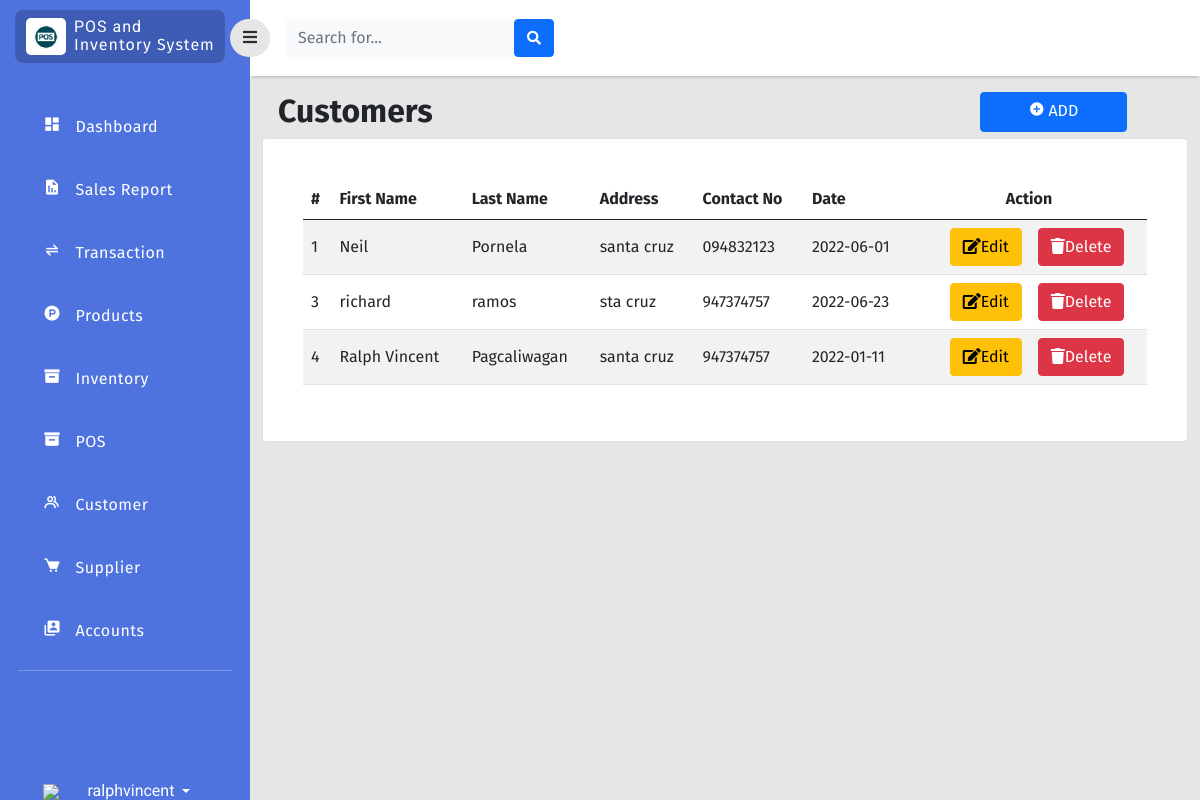
/php/customer.php (signed in), run on an earlier commit of the app's database.
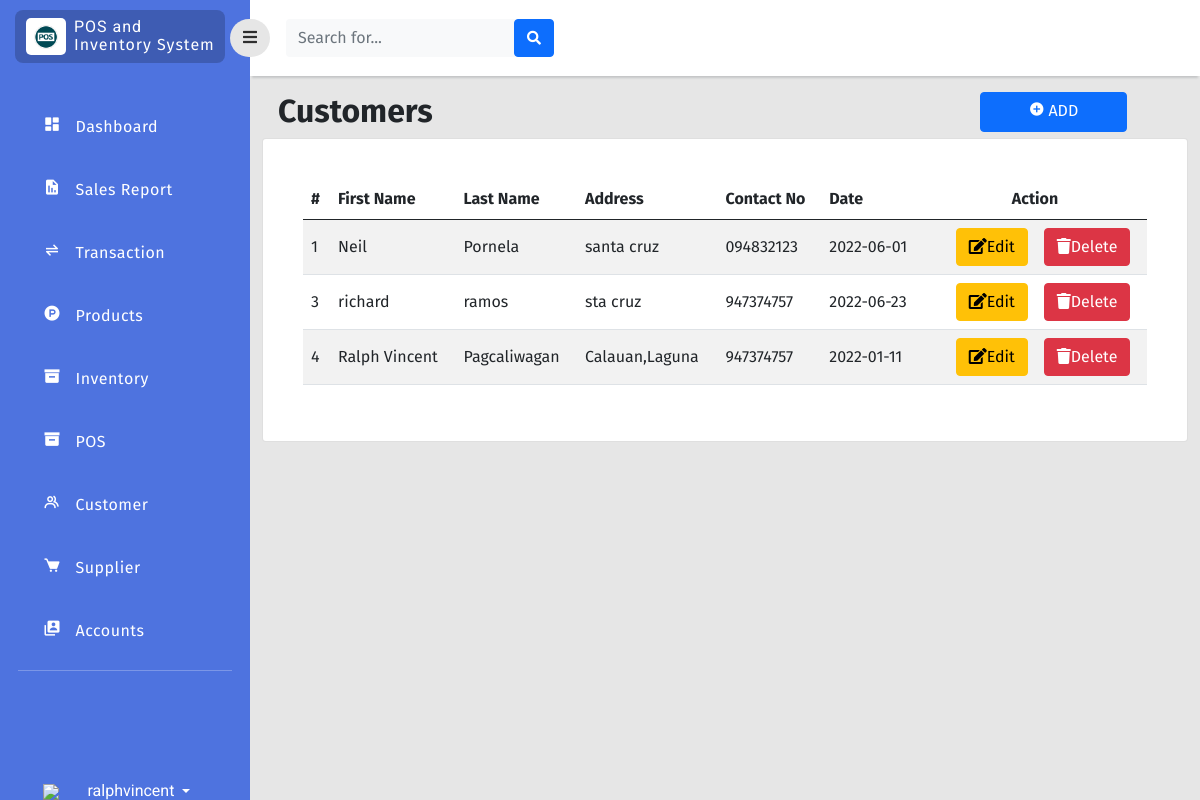
And on a later commit of the database.
### tables this page shows
CREATE TABLE `customers` (
  `customer_id` int(11) NOT NULL,
  `first_name` varchar(255) NOT NULL,
  `last_name` varchar(255) NOT NULL,
  `address` varchar(255) NOT NULL,
  `contact_no` varchar(255) NOT NULL,
  `date_created` date NOT NULL
);

### php/customer.php (the view, shortened to what the changed rows need)
<?php
include 'connection.php';
?>
<!doctype html>
<html lang="en">
  <head>
    <link href="https://cdn.jsdelivr.net/npm/bootstrap@5.0.2/dist/css/bootstrap.min.css" rel="stylesheet"
>
    <link rel="stylesheet" type="text/css" href="../style/dash.css">
    <link
      href="https://cdnjs.cloudflare.com/ajax/libs/font-awesome/5.15.1/css/all.min.css"
      rel="stylesheet"
    />
    <link href='https://unpkg.com/boxicons@2.1.2/css/boxicons.min.css' rel='stylesheet'>
    </head>
    <body>
    <div class="page">
        <div class="content">
            <div class="col py-3 d-flex justify-content-center overflow-auto">
                <div class="container-fluid">
                    <div class="row">
                        <div class="col d-flex justify-content">
                            <br>
                            <div class="w-50">
                                <h2 class="text-dark text-start ps-3 fw-bold ">Customers</h2>
                            </div>
                        </div>
                    </div>
                    <div class="row">
                        <div class="col ">
                            <div class="card">
                                <div class="card-body rounded-3 m-4 table-responsive-lg">
                                    <table class="table table-striped align-middle" id="CustomerTab">
                                        <thead>
                                            <tr>
                                                <th scope="col">#</th>
                                                <th scope="col">First Name</th>
                                                <th scope="col">Last Name</th>
                                                <th scope="col">Address</th>
                                                <th scope="col">Contact No</th>
                                                <th scope="col">Date</th>
                                                <th score="col"style="text-align: center;">Action</th>
                                            </tr>
                                        </thead>
                                        <tbody>
                                            <?php
                                            $query_run = mysqli_query($con,"SELECT * FROM customers");
                                            while ($row=mysqli_fetch_assoc($query_run)) { ?>
                                            <tr>
                                                <td><?php echo $row['customer_id'];  ?></td>
                                                <td><?php echo $row['first_name'];  ?></td>
                                                <td><?php echo $row['last_name'];  ?></td>
                                                <td><?php echo $row['address'];  ?></td>
                                                <td><?php echo $row['contact_no'];  ?></td>
                                                <td><?php echo $row['date_created'];  ?></td>
                                                <td>
                                                    <div class="d-flex flex-row justify-content-center">
                                                        <button class="btn btn-warning editbtn mx-3" data-toggle="modal" type="button"><i class="fas fa-edit" data-toggle="tooltip" title="edit"></i>Edit</button>
                                                    <button class="btn btn-danger deletebtn" data-toggle="modal" type="button"><i class="fas fa-trash" data-toggle="tooltip" title="edit"></i>Delete</button>
                                                    </div>
                                                </td>
                                            </tr>
                                        <?php }  ?>
                                        </tbody>
                                    </table>
                                </div>
                            </div>
                        </div>
                    </div>
                </div>
            </div>
        </div>
    </div>
</body>
</html>

What changed in the data, as far as the page shows it:
changed customers "Ralph Vincent": address "santa cruz" → "Calauan,Laguna"
